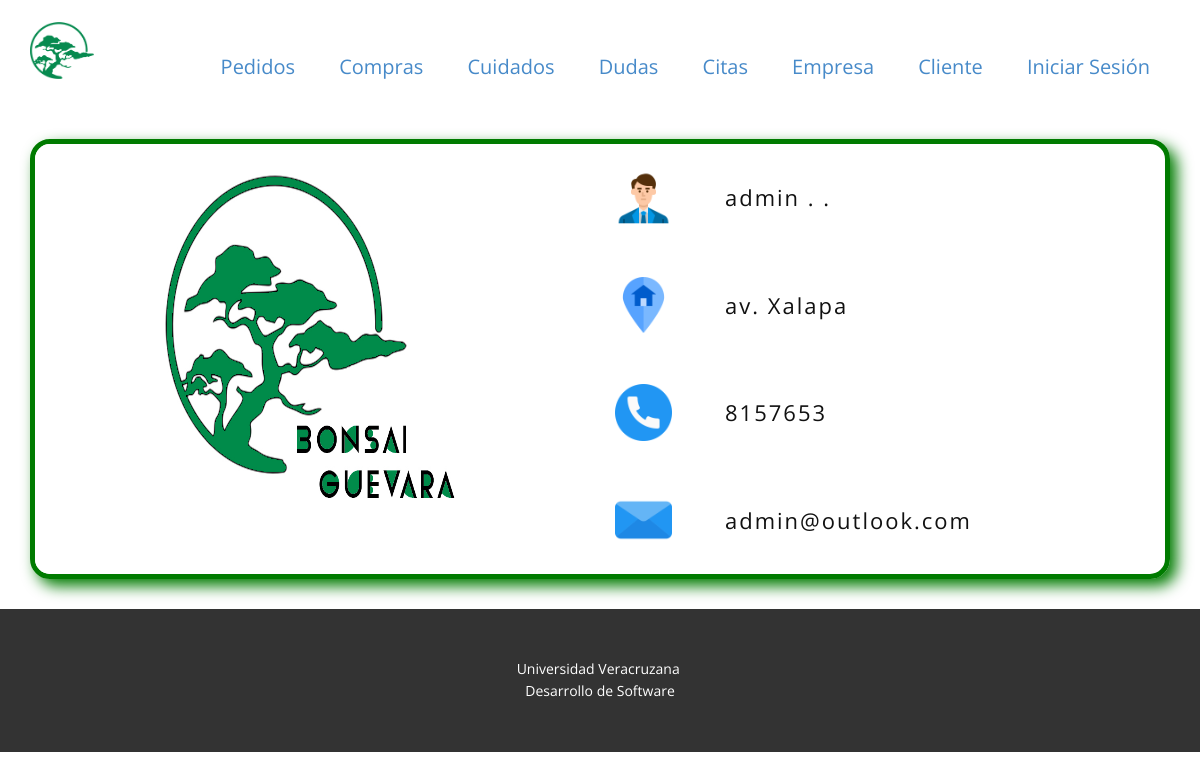
Page /app/vista/consultarEmpresa.php (signed in) on the committed database.
### tables this page shows
CREATE TABLE `administrador` (
  `usuario` varchar(25) NOT NULL,
  `nombre` varchar(100) NOT NULL,
  `apellidoPaterno` varchar(100) NOT NULL,
  `apellidoMaterno` varchar(100) NOT NULL,
  `correo` varchar(100) NOT NULL,
  `direccion` varchar(200) NOT NULL,
  `numTelefono` varchar(10) NOT NULL,
  `contrasena` varchar(64) NOT NULL
);

### app/modelo/administrador.php (called while the page is built, shortened)
<?php
class Administrador {
    public static function consultarEmpresa(){
        $mysqli = new mysqli(DB_SERVER, DB_USERNAME, DB_PASSWORD, DB_DATABASE);
        $administrador = null;
        $sql = "SELECT * FROM administrador";
        if($result = $mysqli->query($sql)){
            if($result->num_rows > 0){
                if($row = $result->fetch_array()){
                    $administrador = new Administrador();
                    $administrador->nombre=$row["nombre"];
                    $administrador->apellidoPaterno=$row["apellidoPaterno"];
                    $administrador->apellidoMaterno=$row["apellidoMaterno"];
                    $administrador->correo=$row["correo"];
                    $administrador->numTelefono=$row["numTelefono"];
                    $administrador->direccion=$row["direccion"];
                    $administrador->usuario=$row["usuario"];
                }
            }
        }
        return $administrador;
    }
}

### app/vista/consultarEmpresa.php (the view, shortened to what this page needs)
<?php
require_once "../modelo/administrador.php";
$administrador = Administrador::consultarEmpresa();
?>
<!DOCTYPE html>
<html style="font-size: 16px;">
<head>
    <link rel="stylesheet" href="<?php echo URL_CSS?>nicepage.css" media="screen">
    <link rel="stylesheet" href="<?php echo URL_CSS?>Iniciar-Sesión.css" media="screen">
    <link rel="stylesheet" type="text/css" href="<?php echo URL_CSS?>style.css">
    <link rel="stylesheet" type="text/css" href="<?php echo URL_CSS?>bootstrap.css">
    <link rel="stylesheet" type="text/css" href="<?php echo URL_CSS?>empresa.css">
</head>
<body data-home-page="Iniciar-Sesión.html" data-home-page-title="Iniciar Sesión" class="u-body">
    <header class="u-clearfix u-header u-header" id="sec-e89e">
        <div class="u-clearfix u-sheet u-valign-middle u-sheet-1">
            <a href="index.html" class="u-image u-logo u-image-1" data-image-width="299" data-image-height="266">
            <img src="<?php echo URL_IMAGENES?>bonsai_karla.png" class="u-logo-image u-logo-image-1" data-image-width="64">
            </a>
            <nav class="u-menu u-menu-dropdown u-offcanvas u-menu-1">
                <div class="u-custom-menu u-nav-container">
                    <ul class="u-nav u-unstyled u-nav-1">
                        <li class="u-nav-item"><a
                                class="u-button-style u-nav-link u-text-active-palette-1-base u-text-hover-palette-2-base"
                                href="Iniciar-Sesión.html" style="padding: 10px 20px;">Pedidos</a></li>
                        <li class="u-nav-item"><a
                                class="u-button-style u-nav-link u-text-active-palette-1-base u-text-hover-palette-2-base"
                                href="Iniciar-Sesión.html" style="padding: 10px 20px;">Compras</a></li>
                        <li class="u-nav-item"><a
                                class="u-button-style u-nav-link u-text-active-palette-1-base u-text-hover-palette-2-base"
                                href="Iniciar-Sesión.html" style="padding: 10px 20px;">Cuidados</a></li>
                        <li class="u-nav-item"><a
                                class="u-button-style u-nav-link u-text-active-palette-1-base u-text-hover-palette-2-base"
                                href="Iniciar-Sesión.html" style="padding: 10px 20px;">Dudas</a></li>
                        <li class="u-nav-item"><a
                                class="u-button-style u-nav-link u-text-active-palette-1-base u-text-hover-palette-2-base"
                                href="Iniciar-Sesión.html" style="padding: 10px 20px;">Citas</a></li>
                        <li class="u-nav-item"><a
                                class="u-button-style u-nav-link u-text-active-palette-1-base u-text-hover-palette-2-base"
                                href="Iniciar-Sesión.html" style="padding: 10px 20px;">Empresa</a></li>
                        <li class="u-nav-item"><a
                                class="u-button-style u-nav-link u-text-active-palette-1-base u-text-hover-palette-2-base"
                                href="Iniciar-Sesión.html" style="padding: 10px 20px;">Cliente</a></li>
                        <li class="u-nav-item"><a
                                class="u-button-style u-nav-link u-text-active-palette-1-base u-text-hover-palette-2-base"
                                href="Iniciar-Sesión.html" style="padding: 10px 20px;">Iniciar Sesión</a></li>
                    </ul>
                </div>
            </nav>
        </div>
    </header>
    <div class="tarjeta-empresa">
        <div class="seccion-icono">
            <img src="<?php echo URL_IMAGENES?>logo.jpg" alt="">
        </div>
        <div class="seccion-datos">
            <div>
                <img src="<?php echo URL_IMAGENES?>nombre.png" alt="">
                <span><?php echo "{$administrador->nombre} {$administrador->apellidoPaterno} {$administrador->apellidoMaterno}";?></span>
            </div>
            <div>
                <img src="<?php echo URL_IMAGENES?>direccion.png" alt="">
                <span><?php echo $administrador->direccion?></span>
            </div>
            <div>
                <img src="<?php echo URL_IMAGENES?>telefono.png" alt="">
                <span><?php echo $administrador->numTelefono?></span>
            </div>
            <div>
                <img src="<?php echo URL_IMAGENES?>correo.png" alt="">
                <span><?php echo $administrador->correo?></span>
            </div>
        </div>
    </div>
    <footer class="u-align-center u-clearfix u-footer u-grey-80 u-footer" id="sec-712f">
        <div class="u-clearfix u-sheet u-sheet-1">
            <p class="u-small-text u-text u-text-variant u-text-1">Universidad Veracruzana&nbsp;<br>Desarrollo de
                Software
            </p>
        </div>
    </footer>
</body>
</html>

### publico/css/style.css (style rules this page uses)
body, html { font-family: 'Open Sans', sans-serif; text-rendering: optimizeLegibility !important; -webkit-font-smoothing: antialiased !important; color: rgb(119, 119, 119); width: 100% !important; height: 100% !important; }
a { color: rgb(255, 255, 255); }
ul, ol { list-style: none; }
ul, ol { padding: 0; webkit-padding: 0; moz-padding: 0; }

### publico/css/empresa.css (style rules this page uses)
.tarjeta-empresa { display: flex; flex-flow: row; justify-content: space-between; height: 55vh; border: 5px solid #007b00; box-shadow: 7px 7px 15px #007b00; border-radius: 20px; overflow: hidden; margin: 30px 30px 30px 30px; }
.tarjeta-empresa > div { width: calc(50% - 15px); }
.seccion-icono > img { width: 100%; height: 100%; }
.seccion-datos { display: flex; flex-flow: column; justify-content: space-around; font-size: 22px; letter-spacing: 2px; }
.seccion-datos > div { width: 100%; display: flex; flex-flow: row; align-items: center; justify-content: space-between; }
.seccion-datos img { width: 100%; height: 100%; }
.seccion-datos > div img { width: calc(13% - 15px); }
.seccion-datos > div span { width: 80%; }

### rows in the picture
administrador: nombre "admin", apellidoPaterno ".", apellidoMaterno ".", direccion "av. Xalapa", numTelefono "8157653", correo "admin@outlook.com"
